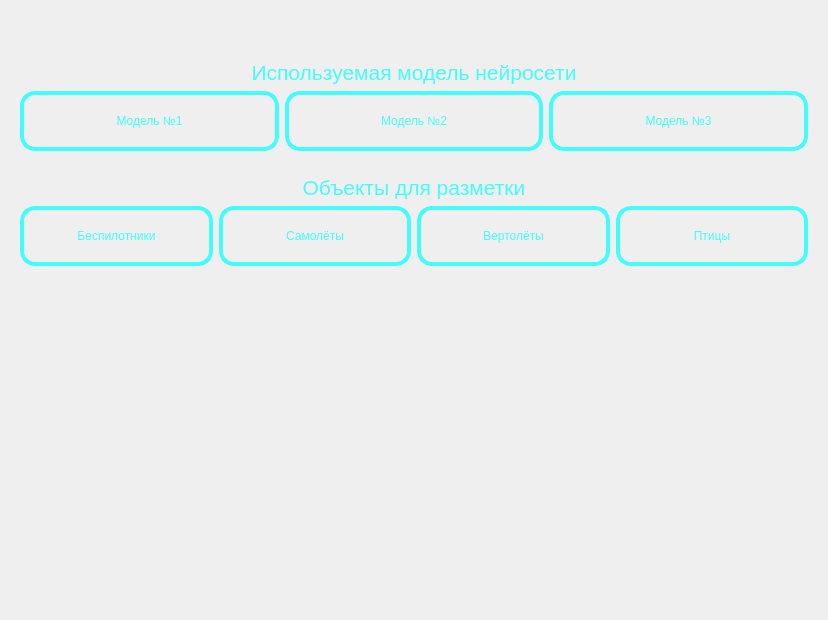
<?xml version="1.0" encoding="UTF-8"?>
<ui version="4.0">
 <class>Form</class>
 <widget class="QWidget" name="Form">
  <property name="geometry">
   <rect>
    <x>0</x>
    <y>0</y>
    <width>828</width>
    <height>620</height>
   </rect>
  </property>
  <property name="windowTitle">
   <string>Form</string>
  </property>
  <property name="styleSheet">
   <string notr="true">QPushButton{
	color: rgb(67, 252, 252);
	border: 4px solid rgb(67, 252, 252);
	border-radius: 15px;
}

QPushButton:checked{
	color: rgb(67, 252, 252);
	border: 4px solid rgb(0, 255, 0);
	border-radius: 15px;
}

QWidget {
	color: rgb(67, 252, 252);
}</string>
  </property>
  <layout class="QVBoxLayout" name="verticalLayout_4">
   <item>
    <layout class="QVBoxLayout" name="verticalLayout_3" stretch="1,1,3">
     <property name="topMargin">
      <number>40</number>
     </property>
     <item>
      <widget class="QWidget" name="widget" native="true">
       <layout class="QVBoxLayout" name="verticalLayout" stretch="1,3">
        <property name="spacing">
         <number>6</number>
        </property>
        <item>
         <widget class="QLabel" name="modelChoosingButton">
          <property name="styleSheet">
           <string notr="true">font-size: 16pt;</string>
          </property>
          <property name="text">
           <string>Используемая модель нейросети</string>
          </property>
          <property name="alignment">
           <set>Qt::AlignCenter</set>
          </property>
         </widget>
        </item>
        <item>
         <layout class="QHBoxLayout" name="horizontalLayout" stretch="1,1,1">
          <item>
           <widget class="QPushButton" name="modelButton1">
            <property name="minimumSize">
             <size>
              <width>0</width>
              <height>60</height>
             </size>
            </property>
            <property name="styleSheet">
             <string notr="true"/>
            </property>
            <property name="text">
             <string>Модель №1</string>
            </property>
            <property name="checkable">
             <bool>true</bool>
            </property>
            <property name="autoExclusive">
             <bool>true</bool>
            </property>
           </widget>
          </item>
          <item>
           <widget class="QPushButton" name="modelButton2">
            <property name="minimumSize">
             <size>
              <width>0</width>
              <height>60</height>
             </size>
            </property>
            <property name="styleSheet">
             <string notr="true"/>
            </property>
            <property name="text">
             <string>Модель №2</string>
            </property>
            <property name="checkable">
             <bool>true</bool>
            </property>
            <property name="autoExclusive">
             <bool>true</bool>
            </property>
           </widget>
          </item>
          <item>
           <widget class="QPushButton" name="modelButton3">
            <property name="minimumSize">
             <size>
              <width>0</width>
              <height>60</height>
             </size>
            </property>
            <property name="styleSheet">
             <string notr="true"/>
            </property>
            <property name="text">
             <string>Модель №3</string>
            </property>
            <property name="checkable">
             <bool>true</bool>
            </property>
            <property name="autoExclusive">
             <bool>true</bool>
            </property>
           </widget>
          </item>
         </layout>
        </item>
       </layout>
      </widget>
     </item>
     <item>
      <widget class="QWidget" name="widget_2" native="true">
       <layout class="QVBoxLayout" name="verticalLayout_2" stretch="1,3">
        <item>
         <widget class="QLabel" name="objectsToChooseLabel">
          <property name="styleSheet">
           <string notr="true">font-size: 16pt;</string>
          </property>
          <property name="text">
           <string>Объекты для разметки</string>
          </property>
          <property name="alignment">
           <set>Qt::AlignCenter</set>
          </property>
         </widget>
        </item>
        <item>
         <layout class="QHBoxLayout" name="horizontalLayout_2">
          <item>
           <widget class="QPushButton" name="droneButton">
            <property name="minimumSize">
             <size>
              <width>0</width>
              <height>60</height>
             </size>
            </property>
            <property name="text">
             <string>Беспилотники</string>
            </property>
            <property name="checkable">
             <bool>true</bool>
            </property>
           </widget>
          </item>
          <item>
           <widget class="QPushButton" name="planeButton">
            <property name="minimumSize">
             <size>
              <width>0</width>
              <height>60</height>
             </size>
            </property>
            <property name="text">
             <string>Самолёты</string>
            </property>
            <property name="checkable">
             <bool>true</bool>
            </property>
           </widget>
          </item>
          <item>
           <widget class="QPushButton" name="helicopterButton">
            <property name="minimumSize">
             <size>
              <width>0</width>
              <height>60</height>
             </size>
            </property>
            <property name="text">
             <string>Вертолёты</string>
            </property>
            <property name="checkable">
             <bool>true</bool>
            </property>
           </widget>
          </item>
          <item>
           <widget class="QPushButton" name="birdButton">
            <property name="minimumSize">
             <size>
              <width>0</width>
              <height>60</height>
             </size>
            </property>
            <property name="text">
             <string>Птицы</string>
            </property>
            <property name="checkable">
             <bool>true</bool>
            </property>
           </widget>
          </item>
         </layout>
        </item>
       </layout>
      </widget>
     </item>
     <item>
      <widget class="QWidget" name="widget_3" native="true"/>
     </item>
    </layout>
   </item>
  </layout>
 </widget>
 <resources/>
 <connections/>
</ui>
